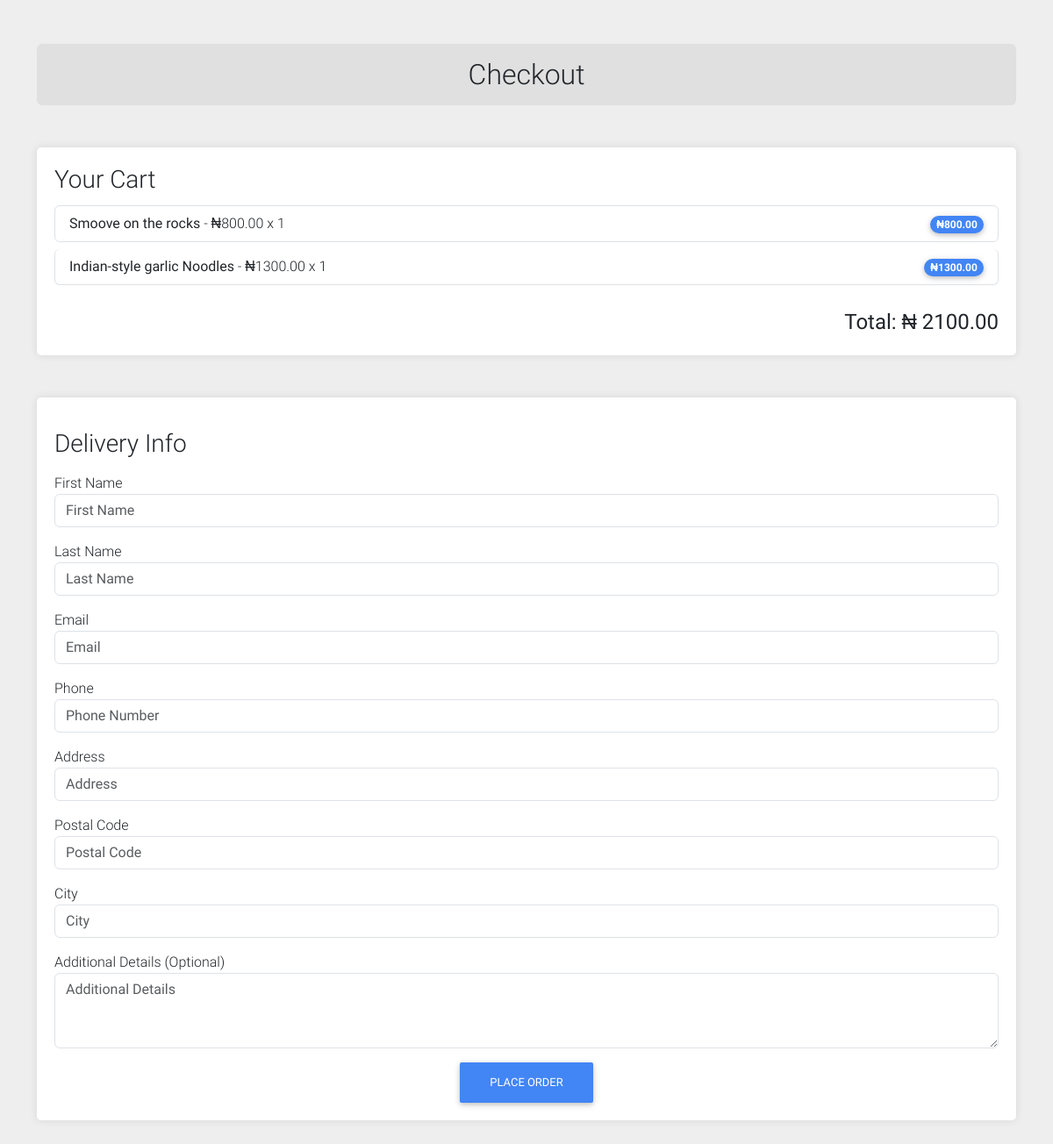
The page /order/create/ (signed in) on the database as committed earlier.
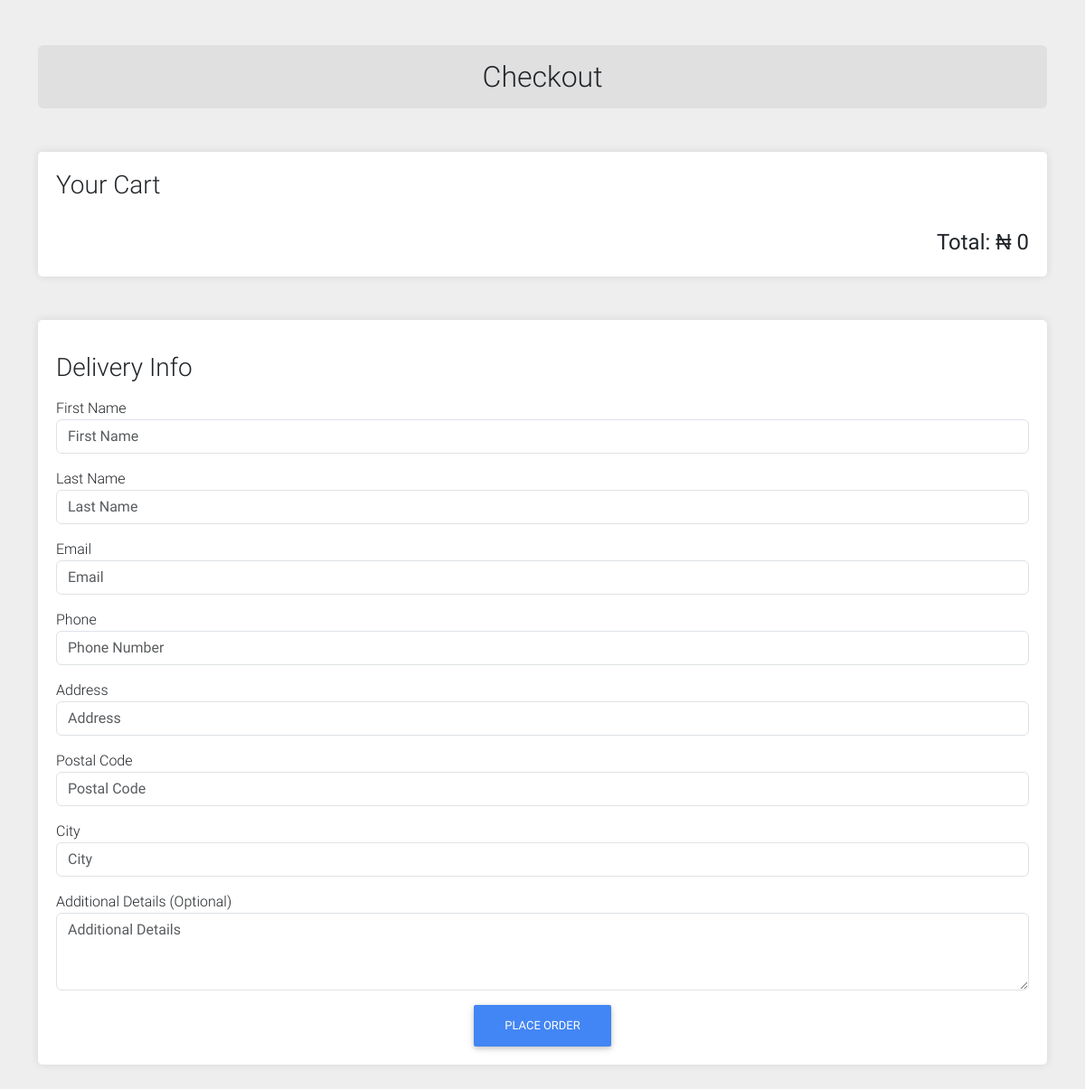
The same page on the database as committed later.
### cart/models.py (models this page shows, shortened)
class CartItem(models.Model):
    cart = models.ForeignKey(Cart, related_name='items', on_delete=models.CASCADE)
    menu_item = models.ForeignKey(MenuItem, on_delete=models.CASCADE)
    quantity = models.PositiveIntegerField(default=1)
    class Meta:
        unique_together = ('cart', 'menu_item')
    def get_cost(self):
        return self.menu_item.price * self.quantity

class Cart(models.Model):
    user = models.OneToOneField(settings.AUTH_USER_MODEL, on_delete=models.CASCADE)
    created_at = models.DateTimeField(auto_now_add=True)
    def get_total_cost(self):
        return sum(item.get_cost() for item in self.items.all())

### menu/models.py (models this page shows, shortened)
class MenuItem(models.Model):
    name = models.CharField(max_length=255)
    image = models.ImageField(upload_to='menu_images/', blank=True, null=True)  # New field
    description = models.TextField()
    price = models.DecimalField(max_digits=10, decimal_places=2)
    category = models.ForeignKey(Category, related_name='items', on_delete=models.CASCADE)

### order/views.py (the view)
# urls.py: path('create/', order_create, name='order_create'),
@login_required
def order_create(request):
    cart = get_object_or_404(Cart, user=request.user)
    if request.method == 'POST':
        form = OrderCreateForm(request.POST)
        if form.is_valid():
            order = form.save(commit=False)
            order.user = request.user
            order.created_at = timezone.now()
            order.save()  # Save the order to generate an ID
            order.payment_reference = f"DT-{order.id}-{timezone.now().strftime('%Y%m%d%H%M%S')}"
            order.save()  # Save the order again to update the payment reference
            for item in cart.items.all():
                OrderItem.objects.create(order=order, menu_item=item.menu_item, price=item.menu_item.price, quantity=item.quantity)
            cart.items.all().delete()
            send_order_confirmation_email(order)  # Send order confirmation email
            return redirect('order_detail', order_id=order.id)
    else:
        form = OrderCreateForm()
    return render(request, 'order/order_create.html', {'cart': cart, 'form': form})

### order/forms.py
class OrderCreateForm(forms.ModelForm):
    class Meta:
        model = Order
        fields = ['first_name', 'last_name', 'email', 'phone', 'address', 'postal_code', 'city', 'extra_details']
        widgets = {
            'first_name': forms.TextInput(attrs={'class': 'form-control', 'placeholder': 'First Name'}),
            'last_name': forms.TextInput(attrs={'class': 'form-control', 'placeholder': 'Last Name'}),
            'email': forms.EmailInput(attrs={'class': 'form-control', 'placeholder': 'Email'}),
            'phone': forms.TextInput(attrs={'class': 'form-control', 'placeholder': 'Phone Number'}),
            'address': forms.TextInput(attrs={'class': 'form-control', 'placeholder': 'Address'}),
            'postal_code': forms.TextInput(attrs={'class': 'form-control', 'placeholder': 'Postal Code'}),
            'city': forms.TextInput(attrs={'class': 'form-control', 'placeholder': 'City'}),
            'extra_details': forms.Textarea(attrs={'class': 'form-control', 'placeholder': 'Additional Details', 'rows': 3}),
        }

### core/context_processors.py (called while the page is built)
def site_settings(request):
    settings = SiteSettings.objects.first()
    return {'site_settings': settings}

### order/templates/order/order_create.html (shortened to what this page needs)
{% extends 'order/base.html' %}
{% block content %}
    <div class="container">
        <h2 class="my-5 rounded p-3 bg-light text-center">Checkout</h2>
        <div class="cart-container my-5">
            <h3>Your Cart</h3>
            <ul class="list-group">
                {% for item in cart.items.all %}
                    <li class="list-group-item rounded my-1">
                        <div>
                            <strong>{{ item.menu_item.name }}</strong> - &#x20A6;{{ item.menu_item.price }} x {{ item.quantity }}
                        </div>
                        <div>
                            <span class="badge badge-primary badge-pill">&#x20A6;{{ item.get_cost }}</span>
                        </div>
                    </li>
                {% endfor %}
            </ul>
            <div class="total-cost">
                <strong>Total: &#x20A6; {{ cart.get_total_cost }}</strong>
            </div>
        </div>
        <div class="form-container">
            <h3 class="my-3">Delivery Info</h3>
            <form method="post">
                <div class="form-group my-3">
                    <label for="id_first_name">First Name</label>
                    {{ form.first_name }}
                </div>
                <div class="form-group my-3">
                    <label for="id_last_name">Last Name</label>
                    {{ form.last_name }}
                </div>
                <div class="form-group my-3">
                    <label for="id_email">Email</label>
                    {{ form.email }}
                </div>
                <div class="form-group my-3">
                    <label for="id_phone">Phone</label>
                    {{ form.phone }}
                </div>
                <div class="form-group my-3">
                    <label for="id_address">Address</label>
                    {{ form.address }}
                </div>
                <div class="form-group my-3">
                    <label for="id_postal_code">Postal Code</label>
                    {{ form.postal_code }}
                </div>
                <div class="form-group my-3">
                    <label for="id_city">City</label>
                    {{ form.city }}
                </div>
                <div class="form-group my-3">
                    <label for="id_extra_details">Additional Details (Optional)</label>
                    {{ form.extra_details }}
                </div>
                <div class="text-center">
                    <button type="submit" class="btn btn-primary btn-block">Place Order</button>
                </div>
            </form>
        </div>
    </div>
{% endblock %}

Rows that differ between the two databases and show on the page:
removed CartItem: menu_item.name "Smoove on the rocks", menu_item.price "800.00", quantity "1", get_cost "800.00"
removed CartItem: menu_item.name "Indian-style garlic Noodles", menu_item.price "1300.00", quantity "1", get_cost "1300.00"
computed for Cart: get_total_cost "2100.00" → "0"
